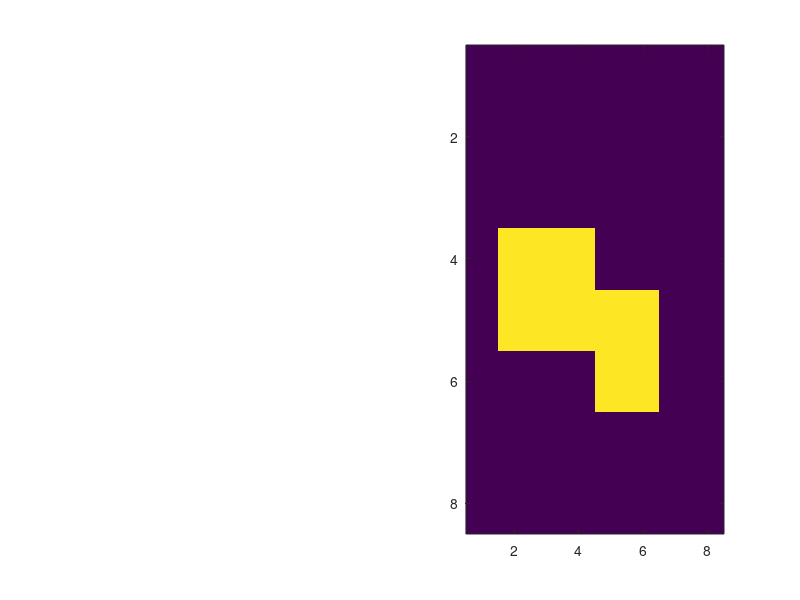

Reproduce this figure in MATLAB. (Note: this script raises an error after producing the figure.)
function [ctLT, ctVO, myLT, myVO, HLT, HVO, lineLT, lineVO] = figGenSFC2DMinCase
global V;
 zisPlot = true;
V = [0 0 0 0 0 0 0 0
     0 1 1 1 0 0 0 0
     0 1 1 1 1 1 0 0
     0 0 0 0 1 1 0 0
%      0 0 0 0 0 0 0 0
%      0 1 1 1 0 0 0 0
%      0 1 1 1 1 1 0 0
%      0 0 0 0 1 1 0 0
];
 isPad = true;%false;
baseFileName = 'minimum2Dcase';
if isPad
    maxSize = max(size(V));
    nextPow2 = 2^ceil(log2(maxSize));
    padDimFirstHalf = zeros(2,1);
    padDimSecondHalf = zeros(2,1);
    for i = 1:2
        if mod(size(V,i),2) == 0
            padDimFirstHalf(i) = (nextPow2 - size(V,i))/2;
            padDimSecondHalf(i) = (nextPow2 - size(V,i))/2;
        else
            padDimFirstHalf(i) = nextPow2/2 - floor(size(V,i)/2);
            padDimSecondHalf(i) = nextPow2 - size(V,i) - padDimFirstHalf(i);
        end
    end
    V = padarray(V, [padDimFirstHalf(1),padDimFirstHalf(2)], 'pre');
    V = padarray(V, [padDimSecondHalf(1),padDimSecondHalf(2)],'post');
end
if zisPlot
    subplot(1,2,2); imagesc(V);
end

%% All SFCs
[ctLT, ctVO, myLT, myVO, HLT, HVO, lineLT, lineVO] = SFCMethodsTestMain(V, isPad);
LTfilename = sprintf('LT%s.csv', baseFileName);
VOfilename = sprintf('VO%s.csv', baseFileName);
% 
% % write out SFC
csvwrite(LTfilename, myLT);
csvwrite(VOfilename, myVO);

if isPad
    hLTfilename = sprintf('HilbertLT%s.csv', baseFileName);
    hVOfilename = sprintf('HilbertVO%s.csv', baseFileName);
    csvwrite(hLTfilename, HLT);
    csvwrite(hVOfilename, HVO); 
end
end